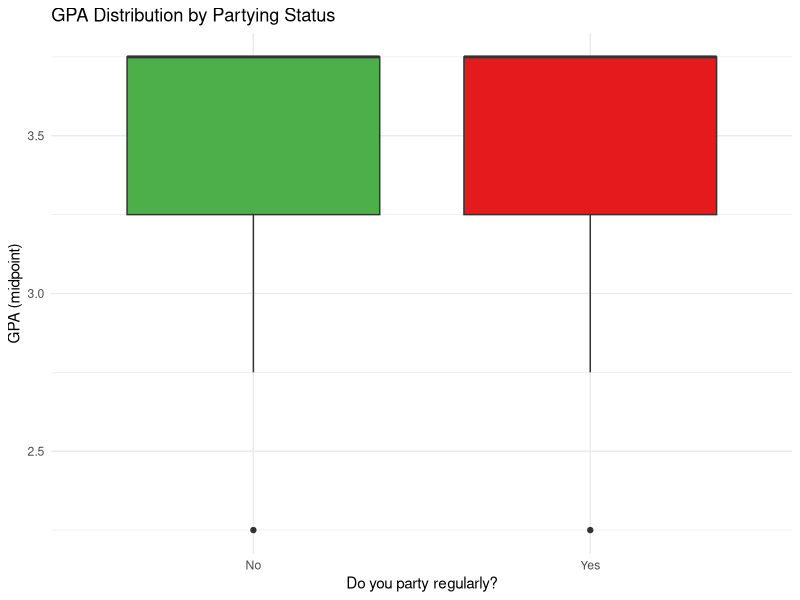
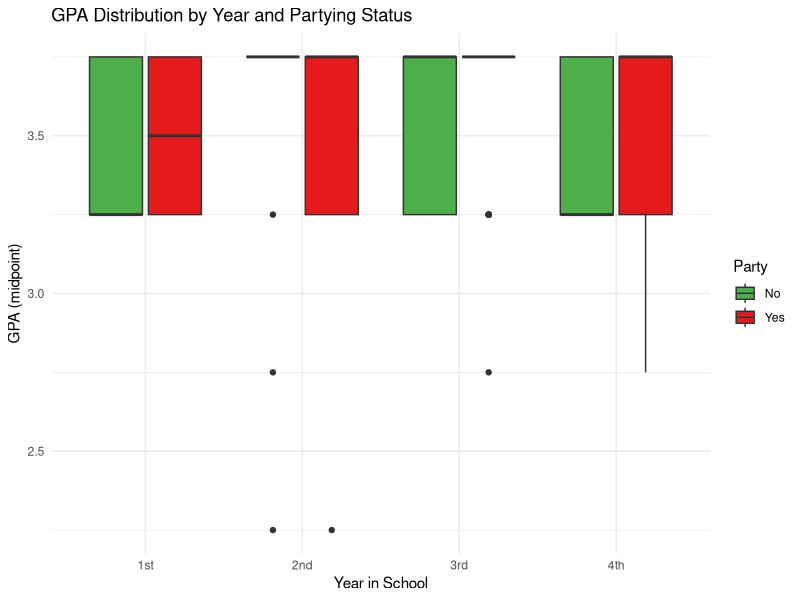
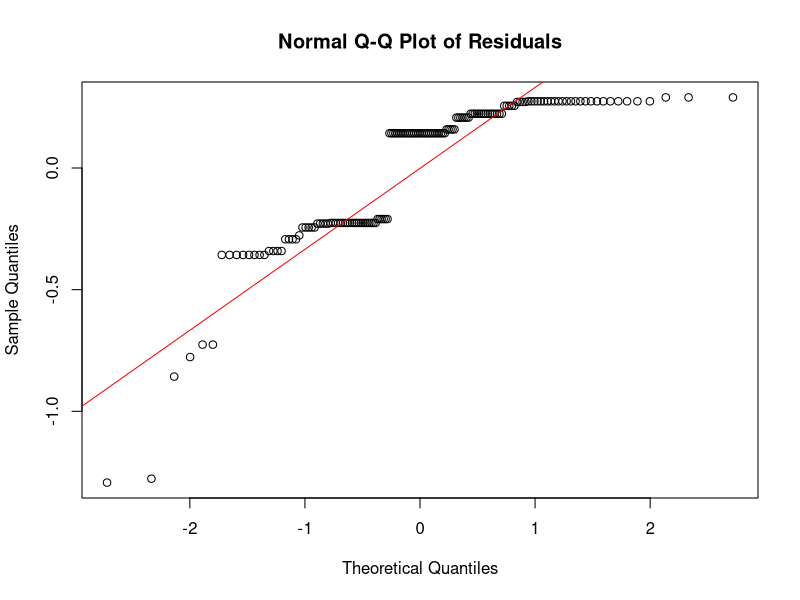
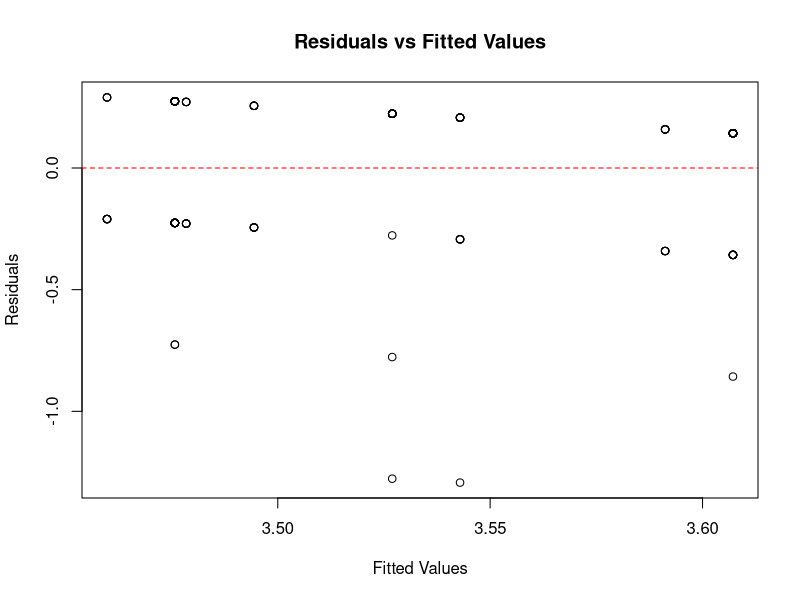
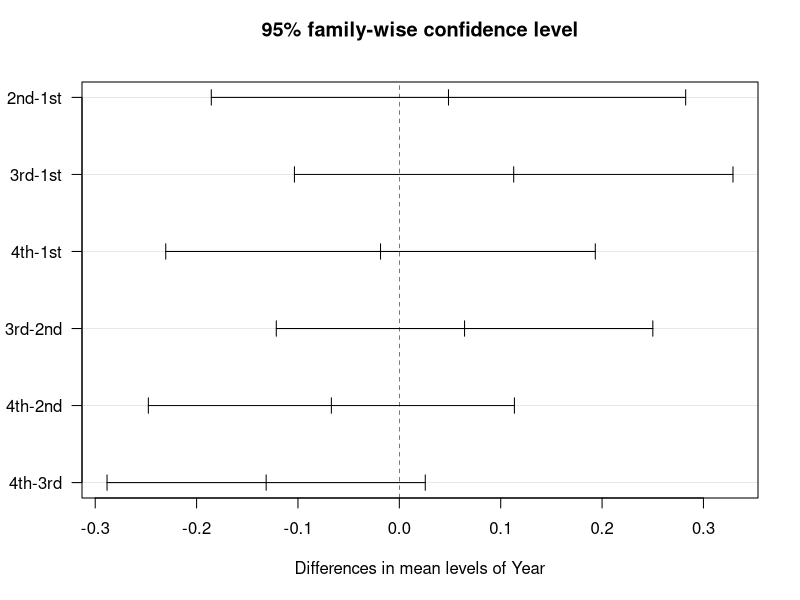

Here is the R script that generated these plots, in order:
## ---- chunk 1
knitr::opts_chunk$set(message =  FALSE)
knitr::opts_chunk$set(warning =  FALSE)
knitr::opts_chunk$set(error =  FALSE)

## ---- chunk 2
# GPA midpoints: 2.0-2.5 -> 2.25, 2.5-3.0 -> 2.75, 3.0-3.5 -> 3.25, 3.5-4.0 -> 3.75
survey <- read.csv("survey_data.csv")
survey$Year <- factor(survey$Year, levels = c("1st","2nd","3rd","4th"))
survey$Party <- factor(survey$Party, levels = c("No","Yes"))

cat("Total observations:", nrow(survey), "\n")
cat("Observations per Year:\n")
table(survey$Year)
## ---- chunk 3
library(knitr)

summary_party <- aggregate(GPA ~ Party, data = survey,
                           FUN = function(x) c(Mean = mean(x), SD = sd(x), N = length(x)))
summary_party <- do.call(data.frame, summary_party)
colnames(summary_party) <- c("Party", "Mean GPA", "SD", "N")
kable(summary_party, digits = 3, caption = "GPA summary by partying status")
## ---- chunk 4
summary_year <- aggregate(GPA ~ Year, data = survey,
                          FUN = function(x) c(Mean = mean(x), SD = sd(x), N = length(x)))
summary_year <- do.call(data.frame, summary_year)
colnames(summary_year) <- c("Year", "Mean GPA", "SD", "N")
kable(summary_year, digits = 3, caption = "GPA summary by year in school")
## ---- chunk 5
year_party_tab <- table(survey$Year, survey$Party)
kable(year_party_tab, caption = "Number of students per Year × Party cell")
## ---- chunk 6
library(ggplot2)

ggplot(survey, aes(x = Party, y = GPA, fill = Party)) +
  geom_boxplot() +
  labs(title = "GPA Distribution by Partying Status",
       x = "Do you party regularly?",
       y = "GPA (midpoint)") +
  theme_minimal() +
  scale_fill_manual(values = c("No" = "#4DAF4A", "Yes" = "#E41A1C")) +
  theme(legend.position = "none")
## ---- chunk 7
ggplot(survey, aes(x = Year, y = GPA, fill = Party)) +
  geom_boxplot() +
  labs(title = "GPA Distribution by Year and Partying Status",
       x = "Year in School",
       y = "GPA (midpoint)") +
  theme_minimal() +
  scale_fill_manual(values = c("No" = "#4DAF4A", "Yes" = "#E41A1C"))
## ---- chunk 8
cell_means <- aggregate(GPA ~ Year + Party, data = survey, FUN = mean)
cell_means_wide <- reshape(cell_means, idvar = "Year", timevar = "Party",
                           direction = "wide")
colnames(cell_means_wide) <- c("Year", "No Party", "Party")
kable(cell_means_wide, digits = 3, caption = "Mean GPA by Year and Party status")
## ---- chunk 9
fit <- aov(GPA ~ Party + Year, data = survey)
summary(fit)
## ---- chunk 10
anova_table <- summary(fit)[[1]]
kable(anova_table, digits = 4, caption = "ANOVA Table (RCBD)")
## ---- chunk 11
qqnorm(residuals(fit), main = "Normal Q-Q Plot of Residuals")
qqline(residuals(fit), col = "red")
## ---- chunk 12
shapiro.test(residuals(fit))
## ---- chunk 13
plot(fitted(fit), residuals(fit),
     xlab = "Fitted Values", ylab = "Residuals",
     main = "Residuals vs Fitted Values")
abline(h = 0, col = "red", lty = 2)
## ---- chunk 14
TukeyHSD(fit, which = "Year")
## ---- chunk 15
plot(TukeyHSD(fit, which = "Year"), las = 1)
## ---- chunk 16
anova_res <- summary(fit)[[1]]
party_f <- round(anova_res["Party", "F value"], 3)
party_p <- round(anova_res["Party", "Pr(>F)"], 4)
year_f <- round(anova_res["Year", "F value"], 3)
year_p <- round(anova_res["Year", "Pr(>F)"], 4)

mean_party <- mean(survey$GPA[survey$Party == "Yes"])
mean_no <- mean(survey$GPA[survey$Party == "No"])

results_df <- data.frame(
  Party_F_value = party_f,
  Party_p_value = party_p,
  Year_F_value  = year_f,
  Year_p_value  = year_p,
  Mean_GPA_Party = round(mean_party, 3),
  Mean_GPA_NoParty = round(mean_no, 3)
)

kable(results_df,
      digits = 3,
      caption = "ANOVA summary statistics")
## ---- chunk 17
#Data Manipulation
data <- read.csv("UCSB Party Culture Survey.csv")

data$X.Do.you.smoke.weed...At.least.once.a.week.on.average. <- factor(data$X.Do.you.smoke.weed...At.least.once.a.week.on.average., levels = c("No","Yes"))

data$Do.you.drink...At.least.once.a.week.on.average. <- factor(data$Do.you.drink...At.least.once.a.week.on.average., levels = c("No","Yes"))

data$Do.you.consume.nicotine...At.least.once.a.week.on.average. <- factor(data$Do.you.consume.nicotine...At.least.once.a.week.on.average., levels = c("No","Yes"))

data$Do.you.take.any.other.drugs...At.least.once.a.week.on.average. <- factor(data$Do.you.take.any.other.drugs...At.least.once.a.week.on.average., levels = c("No","Yes"))

data$X.GPA <- sapply(strsplit(data$X.GPA, " - "), function(x) {
  mean(as.numeric(x))
})

#Analysis
weed.lm = lm(data$X.GPA ~ data$X.Do.you.smoke.weed...At.least.once.a.week.on.average.)
alc.lm = lm(data$X.GPA ~ data$Do.you.drink...At.least.once.a.week.on.average.)
nic.lm = lm(data$X.GPA ~ data$Do.you.consume.nicotine...At.least.once.a.week.on.average.)
drug.lm = lm(data$X.GPA ~ data$Do.you.take.any.other.drugs...At.least.once.a.week.on.average.)
## ---- chunk 18
library(broom)
kable(tidy(weed.lm), digits = 3, caption = "Regression results: Weed use and GPA")
kable(tidy(alc.lm), digits = 3, caption = "Regression results: Alcohol use and GPA")
kable(tidy(nic.lm), digits = 3, caption = "Regression results: Nicotine use and GPA")
kable(tidy(drug.lm), digits = 3, caption = "Regression results: Other drug use and GPA")
